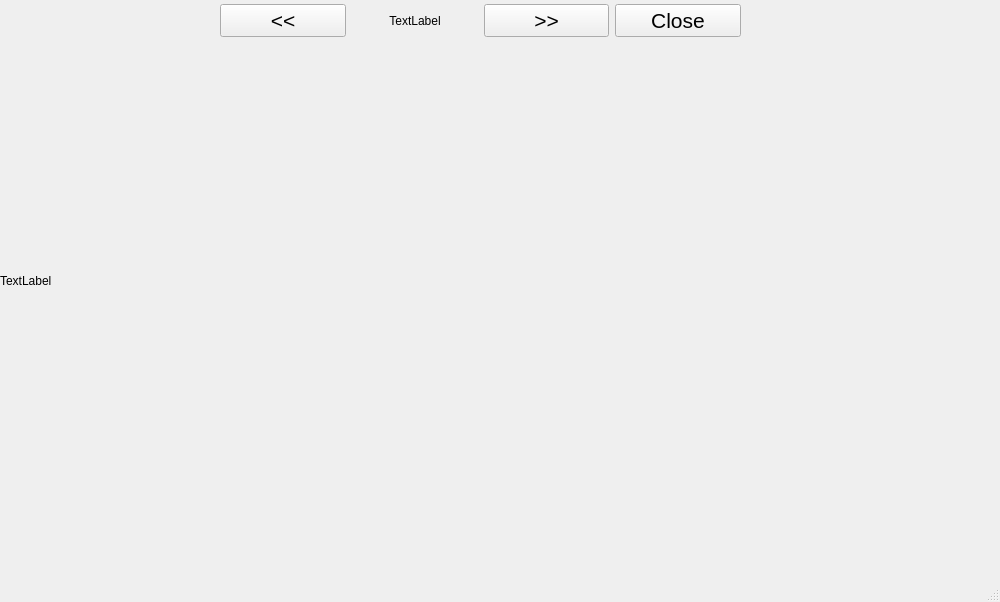
<?xml version="1.0" encoding="UTF-8"?>
<ui version="4.0">
 <class>settings</class>
 <widget class="QMainWindow" name="settings">
  <property name="geometry">
   <rect>
    <x>0</x>
    <y>0</y>
    <width>1000</width>
    <height>602</height>
   </rect>
  </property>
  <property name="windowTitle">
   <string>GrowBox</string>
  </property>
  <widget class="QWidget" name="centralwidget">
   <widget class="QLabel" name="photo">
    <property name="geometry">
     <rect>
      <x>0</x>
      <y>0</y>
      <width>201</width>
      <height>61</height>
     </rect>
    </property>
    <property name="text">
     <string/>
    </property>
    <property name="pixmap">
     <pixmap>logo.png</pixmap>
    </property>
    <property name="scaledContents">
     <bool>true</bool>
    </property>
   </widget>
   <widget class="QLabel" name="label">
    <property name="geometry">
     <rect>
      <x>0</x>
      <y>0</y>
      <width>991</width>
      <height>561</height>
     </rect>
    </property>
    <property name="text">
     <string>TextLabel</string>
    </property>
   </widget>
   <widget class="QWidget" name="horizontalLayoutWidget">
    <property name="geometry">
     <rect>
      <x>220</x>
      <y>0</y>
      <width>521</width>
      <height>41</height>
     </rect>
    </property>
    <layout class="QHBoxLayout" name="horizontalLayout">
     <item>
      <widget class="QPushButton" name="b_back">
       <property name="font">
        <font>
         <pointsize>16</pointsize>
        </font>
       </property>
       <property name="text">
        <string>&lt;&lt;</string>
       </property>
       <property name="shortcut">
        <string>Return</string>
       </property>
      </widget>
     </item>
     <item>
      <widget class="QLabel" name="label_2">
       <property name="text">
        <string>TextLabel</string>
       </property>
       <property name="scaledContents">
        <bool>false</bool>
       </property>
       <property name="alignment">
        <set>Qt::AlignCenter</set>
       </property>
      </widget>
     </item>
     <item>
      <widget class="QPushButton" name="b_fwd">
       <property name="font">
        <font>
         <pointsize>16</pointsize>
        </font>
       </property>
       <property name="text">
        <string>&gt;&gt;</string>
       </property>
       <property name="shortcut">
        <string>Return</string>
       </property>
      </widget>
     </item>
     <item>
      <widget class="QPushButton" name="b_close">
       <property name="font">
        <font>
         <pointsize>16</pointsize>
        </font>
       </property>
       <property name="text">
        <string>Close</string>
       </property>
       <property name="shortcut">
        <string>Return</string>
       </property>
      </widget>
     </item>
    </layout>
   </widget>
  </widget>
  <widget class="QMenuBar" name="menubar">
   <property name="geometry">
    <rect>
     <x>0</x>
     <y>0</y>
     <width>1000</width>
     <height>24</height>
    </rect>
   </property>
  </widget>
  <widget class="QStatusBar" name="statusbar"/>
 </widget>
 <resources/>
 <connections/>
</ui>
